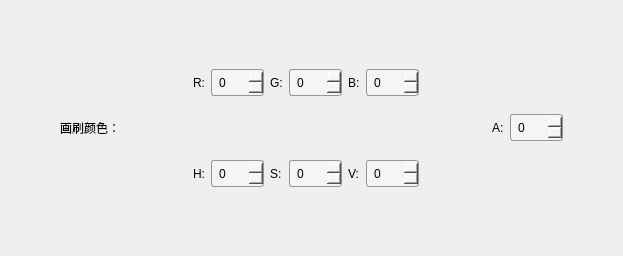
           <widget class="QWidget" name="widget_33" native="true">
            <layout class="QHBoxLayout" name="horizontalLayout_32">
             <item>
              <widget class="QWidget" name="widget_30" native="true">
               <layout class="QHBoxLayout" name="horizontalLayout_3">
                <item>
                 <spacer name="horizontalSpacer_70">
                  <property name="orientation">
                   <enum>Qt::Horizontal</enum>
                  </property>
                  <property name="sizeHint" stdset="0">
                   <size>
                    <width>40</width>
                    <height>20</height>
                   </size>
                  </property>
                 </spacer>
                </item>
                <item>
                 <widget class="QLabel" name="brushLabel">
                  <property name="text">
                   <string>画刷颜色：</string>
                  </property>
                 </widget>
                </item>
                <item>
                 <spacer name="horizontalSpacer_69">
                  <property name="orientation">
                   <enum>Qt::Horizontal</enum>
                  </property>
                  <property name="sizeHint" stdset="0">
                   <size>
                    <width>40</width>
                    <height>20</height>
                   </size>
                  </property>
                 </spacer>
                </item>
               </layout>
              </widget>
             </item>
             <item>
              <widget class="QWidget" name="widget_34" native="true">
               <layout class="QVBoxLayout" name="verticalLayout_10">
                <item>
                 <spacer name="verticalSpacer_6">
                  <property name="orientation">
                   <enum>Qt::Vertical</enum>
                  </property>
                  <property name="sizeHint" stdset="0">
                   <size>
                    <width>20</width>
                    <height>40</height>
                   </size>
                  </property>
                 </spacer>
                </item>
                <item>
                 <widget class="QWidget" name="widget_3" native="true">
                  <layout class="QHBoxLayout" name="horizontalLayout_29">
                   <item>
                    <widget class="QLabel" name="brushRlabel">
                     <property name="text">
                      <string>R:</string>
                     </property>
                    </widget>
                   </item>
                   <item>
                    <widget class="QSpinBox" name="brushRSpinBox">
                     <property name="styleSheet">
                      <string notr="true">QSpinBox{
border-radius: 3px;
padding: 0 5px;
color: #000000;
border: 1px solid #969696;
background-color: #F5F5F5 ;
min-height: 25px;
}
QSpinBox:hover{
border: 1px solid #00BB9E;
}
QSpinBox:selected{
border: 1px solid #00BB9E;
}
QSpinBox[buttonSymbols=&quot;0&quot;]::up-button{/*显示按钮=0*/
width: 20px;
height: 14px;
subcontrol-origin: border;
subcontrol-position: top right;
right: 2px;
top: 2px;
bottom: 1px;
border-image: url(:/icon/triangle_up_969696.png);
}
QSpinBox::up-button:hover{
border-image: url(:/icon/triangle_up_00BB9E.png);
}
QSpinBox::up-button:pressed{
border-image: url(:/icon/triangle_up_262829.png);
}
QSpinBox[buttonSymbols=&quot;0&quot;]::down-button{
width: 20px;
height: 14px;
subcontrol-origin: border;
subcontrol-position: bottom right;
right: 2px;
bottom: 2px;
border-image: url(:/icon/triangle_down_969696.png);
}
QSpinBox::down-button:hover{
border-image: url(:/icon/triangle_down_00BB9E.png);
}
QSpinBox::down-button:pressed{
border-image: url(:/icon/triangle_down_262829.png);
}
QSpinBox:disabled{
color: #DCE1E6;
background-color:#F5F5F5;
border: 1px solid #969696;
}
QSpinBox::up-button:disabled{
border-image: url(:/icon/triangle_up_404244.png);
}
QSpinBox::down-button:disabled{
border-image: url(:/icon/triangle_down_404244.png);
}</string>
                     </property>
                     <property name="maximum">
                      <number>255</number>
                     </property>
                    </widget>
                   </item>
                   <item>
                    <widget class="QLabel" name="brushGlabel">
                     <property name="text">
                      <string>G:</string>
                     </property>
                    </widget>
                   </item>
                   <item>
                    <widget class="QSpinBox" name="brushGSpinBox">
                     <property name="styleSheet">
                      <string notr="true">QSpinBox{
border-radius: 3px;
padding: 0 5px;
color: #000000;
border: 1px solid #969696;
background-color: #F5F5F5 ;
min-height: 25px;
}
QSpinBox:hover{
border: 1px solid #00BB9E;
}
QSpinBox:selected{
border: 1px solid #00BB9E;
}
QSpinBox[buttonSymbols=&quot;0&quot;]::up-button{/*显示按钮=0*/
width: 20px;
height: 14px;
subcontrol-origin: border;
subcontrol-position: top right;
right: 2px;
top: 2px;
bottom: 1px;
border-image: url(:/icon/triangle_up_969696.png);
}
QSpinBox::up-button:hover{
border-image: url(:/icon/triangle_up_00BB9E.png);
}
QSpinBox::up-button:pressed{
border-image: url(:/icon/triangle_up_262829.png);
}
QSpinBox[buttonSymbols=&quot;0&quot;]::down-button{
width: 20px;
height: 14px;
subcontrol-origin: border;
subcontrol-position: bottom right;
right: 2px;
bottom: 2px;
border-image: url(:/icon/triangle_down_969696.png);
}
QSpinBox::down-button:hover{
border-image: url(:/icon/triangle_down_00BB9E.png);
}
QSpinBox::down-button:pressed{
border-image: url(:/icon/triangle_down_262829.png);
}
QSpinBox:disabled{
color: #DCE1E6;
background-color:#F5F5F5;
border: 1px solid #969696;
}
QSpinBox::up-button:disabled{
border-image: url(:/icon/triangle_up_404244.png);
}
QSpinBox::down-button:disabled{
border-image: url(:/icon/triangle_down_404244.png);
}</string>
                     </property>
                     <property name="maximum">
                      <number>255</number>
                     </property>
                    </widget>
                   </item>
                   <item>
                    <widget class="QLabel" name="brushBlabel">
                     <property name="text">
                      <string>B:</string>
                     </property>
                    </widget>
                   </item>
                   <item>
                    <widget class="QSpinBox" name="brushBSpinBox">
                     <property name="styleSheet">
                      <string notr="true">QSpinBox{
border-radius: 3px;
padding: 0 5px;
color: #000000;
border: 1px solid #969696;
background-color: #F5F5F5 ;
min-height: 25px;
}
QSpinBox:hover{
border: 1px solid #00BB9E;
}
QSpinBox:selected{
border: 1px solid #00BB9E;
}
QSpinBox[buttonSymbols=&quot;0&quot;]::up-button{/*显示按钮=0*/
width: 20px;
height: 14px;
subcontrol-origin: border;
subcontrol-position: top right;
right: 2px;
top: 2px;
bottom: 1px;
border-image: url(:/icon/triangle_up_969696.png);
}
QSpinBox::up-button:hover{
border-image: url(:/icon/triangle_up_00BB9E.png);
}
QSpinBox::up-button:pressed{
border-image: url(:/icon/triangle_up_262829.png);
}
QSpinBox[buttonSymbols=&quot;0&quot;]::down-button{
width: 20px;
height: 14px;
subcontrol-origin: border;
subcontrol-position: bottom right;
right: 2px;
bottom: 2px;
border-image: url(:/icon/triangle_down_969696.png);
}
QSpinBox::down-button:hover{
border-image: url(:/icon/triangle_down_00BB9E.png);
}
QSpinBox::down-button:pressed{
border-image: url(:/icon/triangle_down_262829.png);
}
QSpinBox:disabled{
color: #DCE1E6;
background-color:#F5F5F5;
border: 1px solid #969696;
}
QSpinBox::up-button:disabled{
border-image: url(:/icon/triangle_up_404244.png);
}
QSpinBox::down-button:disabled{
border-image: url(:/icon/triangle_down_404244.png);
}</string>
                     </property>
                     <property name="maximum">
                      <number>255</number>
                     </property>
                    </widget>
                   </item>
                  </layout>
                 </widget>
                </item>
                <item>
                 <spacer name="verticalSpacer_5">
                  <property name="orientation">
                   <enum>Qt::Vertical</enum>
                  </property>
                  <property name="sizeHint" stdset="0">
                   <size>
                    <width>20</width>
                    <height>40</height>
                   </size>
                  </property>
                 </spacer>
                </item>
                <item>
                 <widget class="QWidget" name="widget_31" native="true">
                  <layout class="QHBoxLayout" name="horizontalLayout_30">
                   <item>
                    <widget class="QLabel" name="brushHlabel">
                     <property name="text">
                      <string>H:</string>
                     </property>
                    </widget>
                   </item>
                   <item>
                    <widget class="QSpinBox" name="brushHSpinBox">
                     <property name="styleSheet">
                      <string notr="true">QSpinBox{
border-radius: 3px;
padding: 0 5px;
color: #000000;
border: 1px solid #969696;
background-color: #F5F5F5 ;
min-height: 25px;
}
QSpinBox:hover{
border: 1px solid #00BB9E;
}
QSpinBox:selected{
border: 1px solid #00BB9E;
}
QSpinBox[buttonSymbols=&quot;0&quot;]::up-button{/*显示按钮=0*/
width: 20px;
height: 14px;
subcontrol-origin: border;
subcontrol-position: top right;
right: 2px;
top: 2px;
bottom: 1px;
border-image: url(:/icon/triangle_up_969696.png);
}
QSpinBox::up-button:hover{
border-image: url(:/icon/triangle_up_00BB9E.png);
}
QSpinBox::up-button:pressed{
border-image: url(:/icon/triangle_up_262829.png);
}
QSpinBox[buttonSymbols=&quot;0&quot;]::down-button{
width: 20px;
height: 14px;
subcontrol-origin: border;
subcontrol-position: bottom right;
right: 2px;
bottom: 2px;
border-image: url(:/icon/triangle_down_969696.png);
}
QSpinBox::down-button:hover{
border-image: url(:/icon/triangle_down_00BB9E.png);
}
QSpinBox::down-button:pressed{
border-image: url(:/icon/triangle_down_262829.png);
}
QSpinBox:disabled{
color: #DCE1E6;
background-color:#F5F5F5;
border: 1px solid #969696;
}
QSpinBox::up-button:disabled{
border-image: url(:/icon/triangle_up_404244.png);
}
QSpinBox::down-button:disabled{
border-image: url(:/icon/triangle_down_404244.png);
}</string>
                     </property>
                     <property name="maximum">
                      <number>359</number>
                     </property>
                    </widget>
                   </item>
                   <item>
                    <widget class="QLabel" name="brushSlabel">
                     <property name="text">
                      <string>S:</string>
                     </property>
                    </widget>
                   </item>
                   <item>
                    <widget class="QSpinBox" name="brushSSpinBox">
                     <property name="styleSheet">
                      <string notr="true">QSpinBox{
border-radius: 3px;
padding: 0 5px;
color: #000000;
border: 1px solid #969696;
background-color: #F5F5F5 ;
min-height: 25px;
}
QSpinBox:hover{
border: 1px solid #00BB9E;
}
QSpinBox:selected{
border: 1px solid #00BB9E;
}
QSpinBox[buttonSymbols=&quot;0&quot;]::up-button{/*显示按钮=0*/
width: 20px;
height: 14px;
subcontrol-origin: border;
subcontrol-position: top right;
right: 2px;
top: 2px;
bottom: 1px;
border-image: url(:/icon/triangle_up_969696.png);
}
QSpinBox::up-button:hover{
border-image: url(:/icon/triangle_up_00BB9E.png);
}
QSpinBox::up-button:pressed{
border-image: url(:/icon/triangle_up_262829.png);
}
QSpinBox[buttonSymbols=&quot;0&quot;]::down-button{
width: 20px;
height: 14px;
subcontrol-origin: border;
subcontrol-position: bottom right;
right: 2px;
bottom: 2px;
border-image: url(:/icon/triangle_down_969696.png);
}
QSpinBox::down-button:hover{
border-image: url(:/icon/triangle_down_00BB9E.png);
}
QSpinBox::down-button:pressed{
border-image: url(:/icon/triangle_down_262829.png);
}
QSpinBox:disabled{
color: #DCE1E6;
background-color:#F5F5F5;
border: 1px solid #969696;
}
QSpinBox::up-button:disabled{
border-image: url(:/icon/triangle_up_404244.png);
}
QSpinBox::down-button:disabled{
border-image: url(:/icon/triangle_down_404244.png);
}</string>
                     </property>
                     <property name="maximum">
                      <number>255</number>
                     </property>
                    </widget>
                   </item>
                   <item>
                    <widget class="QLabel" name="brushVlabel">
                     <property name="text">
                      <string>V:</string>
                     </property>
                    </widget>
                   </item>
                   <item>
                    <widget class="QSpinBox" name="brushVSpinBox">
                     <property name="styleSheet">
                      <string notr="true">QSpinBox{
border-radius: 3px;
padding: 0 5px;
color: #000000;
border: 1px solid #969696;
background-color: #F5F5F5 ;
min-height: 25px;
}
QSpinBox:hover{
border: 1px solid #00BB9E;
}
QSpinBox:selected{
border: 1px solid #00BB9E;
}
QSpinBox[buttonSymbols=&quot;0&quot;]::up-button{/*显示按钮=0*/
width: 20px;
height: 14px;
subcontrol-origin: border;
subcontrol-position: top right;
right: 2px;
top: 2px;
bottom: 1px;
border-image: url(:/icon/triangle_up_969696.png);
}
QSpinBox::up-button:hover{
border-image: url(:/icon/triangle_up_00BB9E.png);
}
QSpinBox::up-button:pressed{
border-image: url(:/icon/triangle_up_262829.png);
}
QSpinBox[buttonSymbols=&quot;0&quot;]::down-button{
width: 20px;
height: 14px;
subcontrol-origin: border;
subcontrol-position: bottom right;
right: 2px;
bottom: 2px;
border-image: url(:/icon/triangle_down_969696.png);
}
QSpinBox::down-button:hover{
border-image: url(:/icon/triangle_down_00BB9E.png);
}
QSpinBox::down-button:pressed{
border-image: url(:/icon/triangle_down_262829.png);
}
QSpinBox:disabled{
color: #DCE1E6;
background-color:#F5F5F5;
border: 1px solid #969696;
}
QSpinBox::up-button:disabled{
border-image: url(:/icon/triangle_up_404244.png);
}
QSpinBox::down-button:disabled{
border-image: url(:/icon/triangle_down_404244.png);
}</string>
                     </property>
                     <property name="maximum">
                      <number>255</number>
                     </property>
                    </widget>
                   </item>
                  </layout>
                 </widget>
                </item>
                <item>
                 <spacer name="verticalSpacer_7">
                  <property name="orientation">
                   <enum>Qt::Vertical</enum>
                  </property>
                  <property name="sizeHint" stdset="0">
                   <size>
                    <width>20</width>
                    <height>40</height>
                   </size>
                  </property>
                 </spacer>
                </item>
               </layout>
              </widget>
             </item>
             <item>
              <widget class="QWidget" name="widget_32" native="true">
               <layout class="QHBoxLayout" name="horizontalLayout_28">
                <item>
                 <spacer name="horizontalSpacer_67">
                  <property name="orientation">
                   <enum>Qt::Horizontal</enum>
                  </property>
                  <property name="sizeHint" stdset="0">
                   <size>
                    <width>40</width>
                    <height>20</height>
                   </size>
                  </property>
                 </spacer>
                </item>
                <item>
                 <widget class="QLabel" name="brushAlabel">
                  <property name="text">
                   <string>A:</string>
                  </property>
                 </widget>
                </item>
                <item>
                 <widget class="QSpinBox" name="brushASpinBox">
                  <property name="styleSheet">
                   <string notr="true">QSpinBox{
border-radius: 3px;
padding: 0 5px;
color: #000000;
border: 1px solid #969696;
background-color: #F5F5F5 ;
min-height: 25px;
}
QSpinBox:hover{
border: 1px solid #00BB9E;
}
QSpinBox:selected{
border: 1px solid #00BB9E;
}
QSpinBox[buttonSymbols=&quot;0&quot;]::up-button{/*显示按钮=0*/
width: 20px;
height: 14px;
subcontrol-origin: border;
subcontrol-position: top right;
right: 2px;
top: 2px;
bottom: 1px;
border-image: url(:/icon/triangle_up_969696.png);
}
QSpinBox::up-button:hover{
border-image: url(:/icon/triangle_up_00BB9E.png);
}
QSpinBox::up-button:pressed{
border-image: url(:/icon/triangle_up_262829.png);
}
QSpinBox[buttonSymbols=&quot;0&quot;]::down-button{
width: 20px;
height: 14px;
subcontrol-origin: border;
subcontrol-position: bottom right;
right: 2px;
bottom: 2px;
border-image: url(:/icon/triangle_down_969696.png);
}
QSpinBox::down-button:hover{
border-image: url(:/icon/triangle_down_00BB9E.png);
}
QSpinBox::down-button:pressed{
border-image: url(:/icon/triangle_down_262829.png);
}
QSpinBox:disabled{
color: #DCE1E6;
background-color:#F5F5F5;
border: 1px solid #969696;
}
QSpinBox::up-button:disabled{
border-image: url(:/icon/triangle_up_404244.png);
}
QSpinBox::down-button:disabled{
border-image: url(:/icon/triangle_down_404244.png);
}</string>
                  </property>
                  <property name="maximum">
                   <number>255</number>
                  </property>
                 </widget>
                </item>
                <item>
                 <spacer name="horizontalSpacer_68">
                  <property name="orientation">
                   <enum>Qt::Horizontal</enum>
                  </property>
                  <property name="sizeHint" stdset="0">
                   <size>
                    <width>40</width>
                    <height>20</height>
                   </size>
                  </property>
                 </spacer>
                </item>
               </layout>
              </widget>
             </item>
            </layout>
           </widget>
